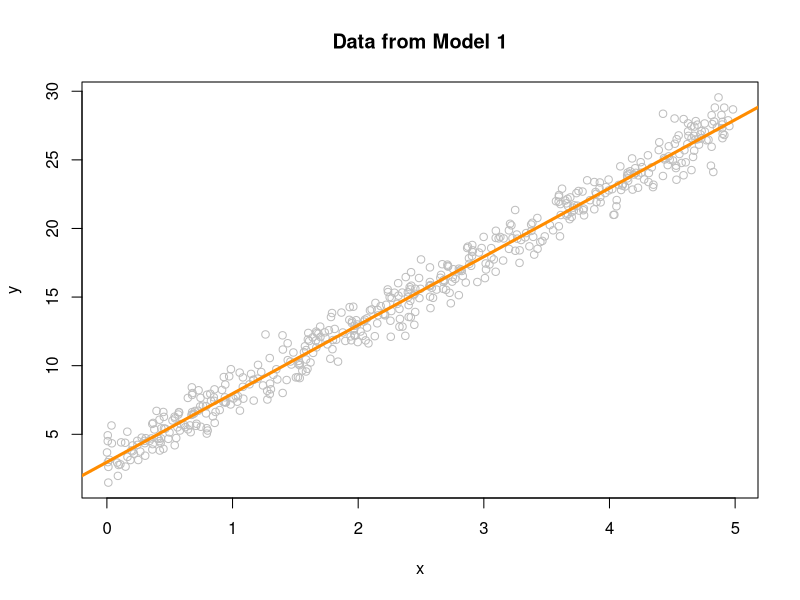
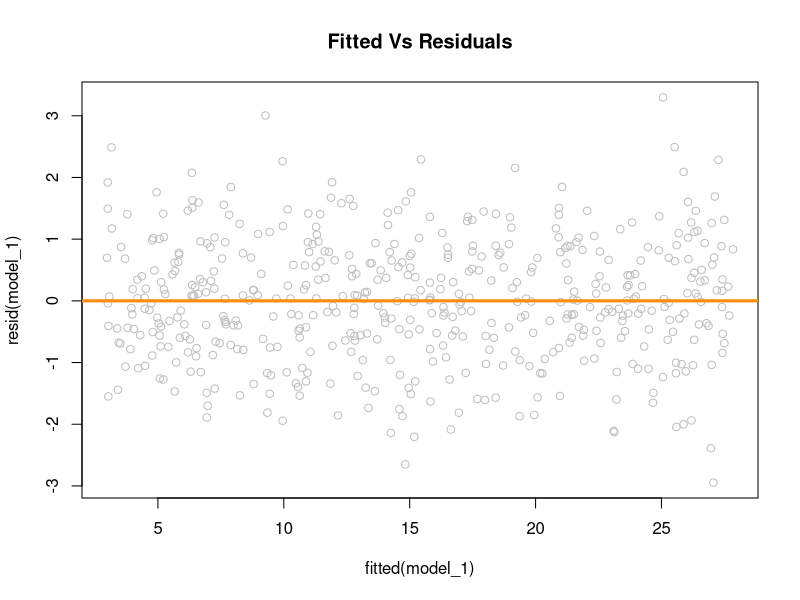
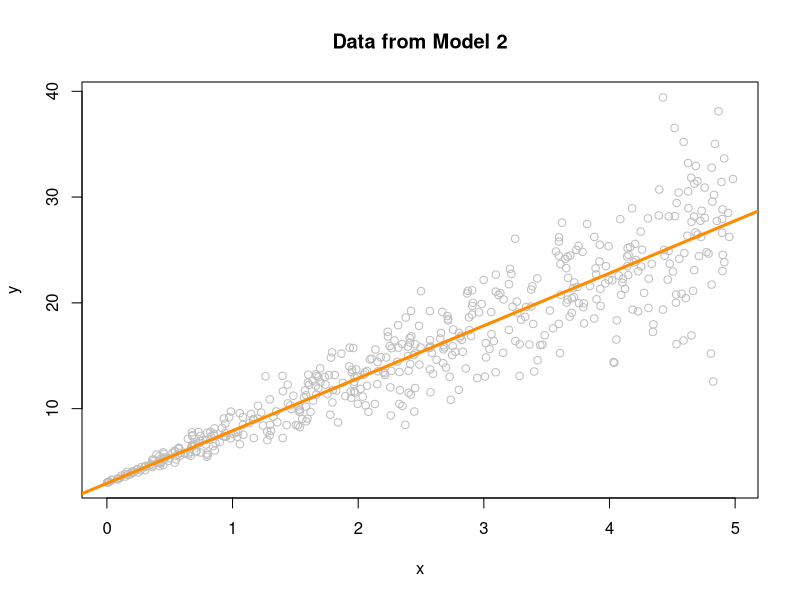
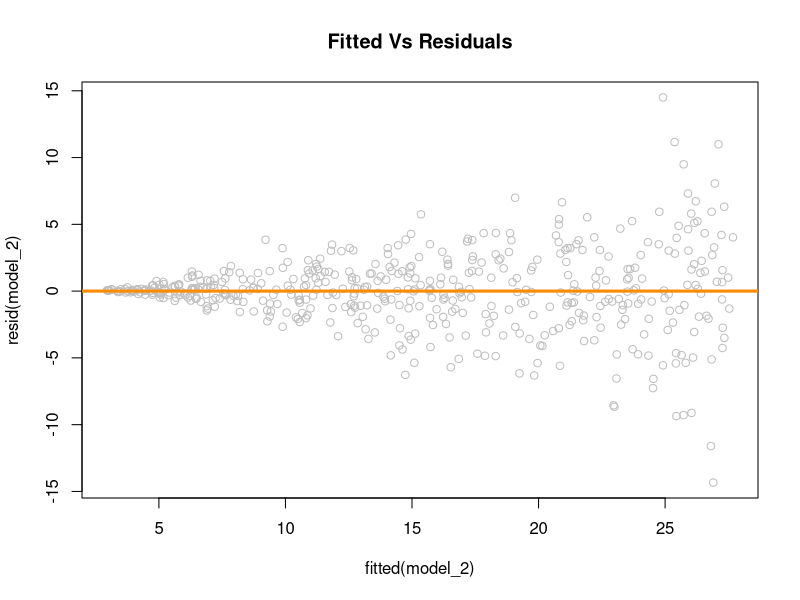
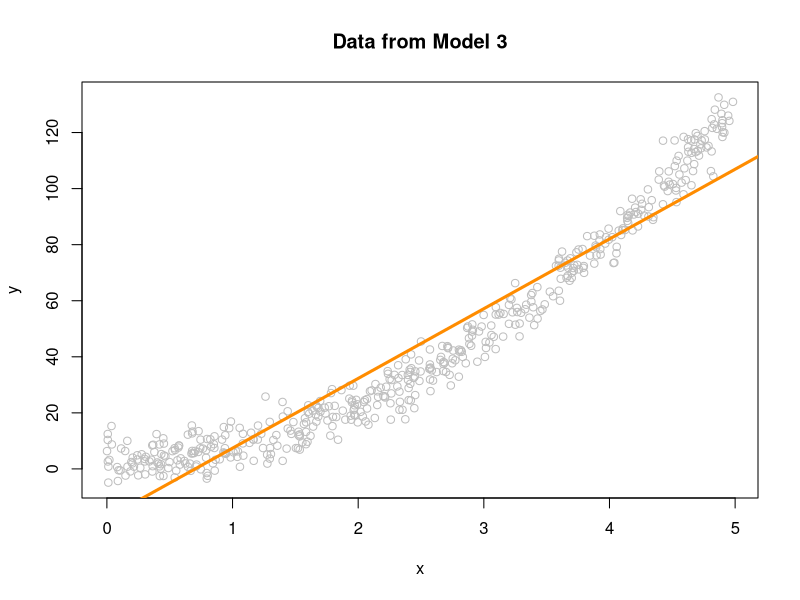
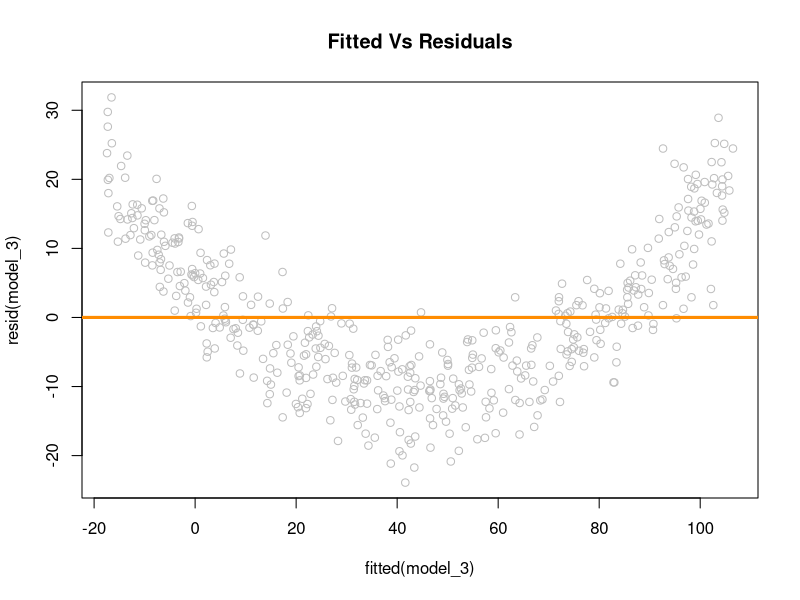
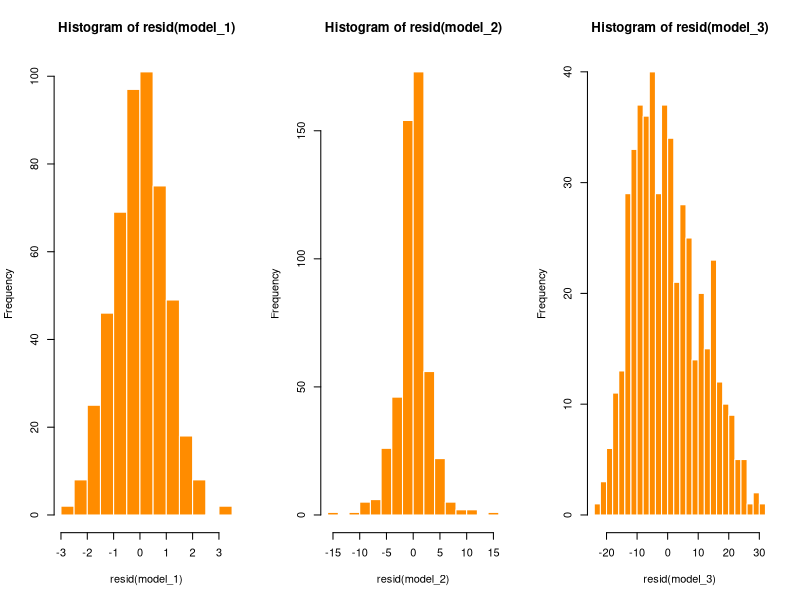

The R script that drew these images, in order:

sim_1 = function (sample_size=500){
  x = runif(n = sample_size) * 5
  epsilon = rnorm(n = sample_size,mean = 0,sd = 1)
  y = 3 + 5 * x + epsilon
  data.frame(x,y)
}

sim_2 = function(sample_size = 500){
  x = runif(n=sample_size) * 5
  epsilon = rnorm(sample_size,mean = 0, sd = x)
  y = 3 + 5 * x + epsilon
  data.frame(x,y)
}

sim_3 = function(sample_size = 500){
  x = runif(n=sample_size) * 5
  epsilon = rnorm(sample_size,mean = 0, sd = 5)
  y = 3 + 5 * x^2 + epsilon
  data.frame(x,y)
}


#Generated good data
set.seed(42)
sim_data_1 = sim_1()



#Scatterplot with fitted slr
plot(y~x,
     data=sim_data_1,
     col = "grey",
     main = "Data from Model 1")
model_1 = lm(y~x,data=sim_data_1)
abline(model_1,col = "darkorange",lwd=3)
#fitted versus residuals
plot(fitted(model_1),resid(model_1),col = "grey",main = "Fitted Vs Residuals")
abline(h = 0, col = "darkorange",lwd = 3)

set.seed(42)
sim_data_2 = sim_2()
#Scatterplot with different sigma
plot(y~x,
     data=sim_data_2,
     col = "grey",
     main = "Data from Model 2")
model_2 = lm(y~x,data=sim_data_2)
abline(model_2,col = "darkorange",lwd=3)
#fitted versus residuals
plot(fitted(model_2),resid(model_2),col = "grey",main = "Fitted Vs Residuals")
abline(h = 0, col = "darkorange",lwd = 3)


set.seed(42)
sim_data_3 = sim_3()
#Scatterplot with fitted qudratic function
plot(y~x,
     data=sim_data_3,
     col = "grey",
     main = "Data from Model 3")
model_3 = lm(y~x,data=sim_data_3)
abline(model_3,col = "darkorange",lwd=3)
#fitted versus residuals
plot(fitted(model_3),resid(model_3),col = "grey",main = "Fitted Vs Residuals")
abline(h = 0, col = "darkorange",lwd = 3)


library(lmtest)
bptest(model_1)
bptest(model_2)
bptest(model_3)

par(mfrow=c(1,3))
hist(resid(model_1),
     col = "darkorange",
     border = "white",
     breaks = 20)
hist(resid(model_2),
     col = "darkorange",
     border = "white",
     breaks = 20)
hist(resid(model_3),
     col = "darkorange",
     border = "white",
     breaks = 20)
